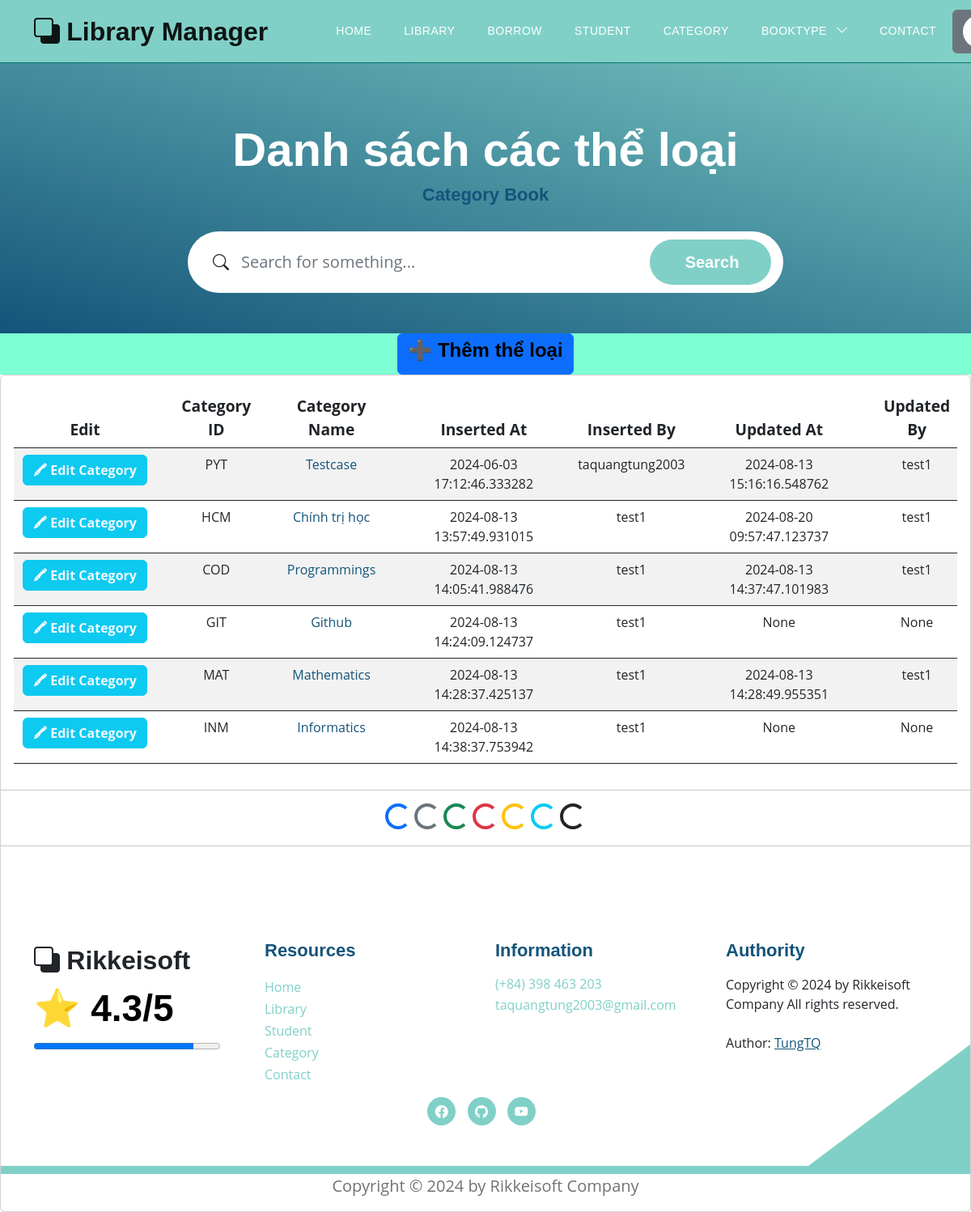
The page /category_books (signed in) on the database its author committed.
### models.py (models this page shows, shortened)
class Category(Base):
    __tablename__ = 'category'
    category_id = Column(String(10), primary_key=True, index=True)
    category_name = Column(String(50), index=True)
    insert_at = Column(DateTime, index=True)
    insert_id = Column(String(30), index=True)
    update_at = Column(DateTime,index=True)
    update_id = Column(String(30), index=True)
    delete_at = Column(DateTime,index=True)
    delete_id = Column(String(30), index=True)
    delete_flag = Column(Integer, index=True)
    category_books = relationship("Book", back_populates="category")

### routers/category.py (the view)
@router.get('/category_books', response_class=HTMLResponse)
async def get_all_category(request: Request, db: Session = Depends(models.get_db)):
    mean_star = function.get_mean_star(db)
    all_category2 = db.query(models.Category).filter(models.Category.delete_flag != 1).all()
    all_category = db.query(models.Category).filter(models.Category.delete_flag != 1).all()
    return templates.TemplateResponse("category/category_list.html", {"request": request,
                                                             "all_category": all_category,
                                                             "mean_star": mean_star,
                                                             "all_category2": all_category2})

### templates/category/category_list.html (shortened to what this page needs)
{% extends "base.html" %}
{% block content %}
<section class="hero-section d-flex justify-content-center align-items-center" id="section_1"
    style="padding-bottom: 50px;">
    <div class="container">
        <div class="row">
            <div class="col-lg-8 col-12 mx-auto">
                <h1 class="text-white text-center"> Danh sách các thể loại </h1>
                <h6 class="text-center"> Category Book </h6>
                <form action="/category_books/search_category" method="get" class="custom-form mt-4 pt-2 mb-lg-0 mb-5"
                    role="search">
                    <div class="input-group input-group-lg">
                        <span class="input-group-text bi-search" id="basic-addon1">
                        </span>
                        <input name="searching" type="search" class="form-control" id="searching"
                            placeholder="Search for something..." aria-label="Search">
                        <button type="submit" class="form-control">Search</button>
                    </div>
                </form>
            </div>
        </div>
    </div>
</section>
{% if request.cookies.get('token') %}
<div style="text-align: center; background-color: aquamarine;">
    <button type="button" class="btn btn-primary">
        <a href="/category_books/create_category" style="color: aliceblue;"> <h5> ➕ Thêm thể loại </h5> </a>
    </button>
</div>
{% endif %}
<div class="card card-table comman-shadow">
    <div class="card-body">
        <div class="table-responsive">
            <div id="DataTables_Table_0_wrapper" class="dataTables_wrapper no-footer">
                <div class="row">
                <table
                    class="table border-0 star-student table-hover table-center mb-0 datatable table-striped dataTable no-footer"
                    id="DataTables_Table_0" aria-describedby="DataTables_Table_0_info">
                    <thead class="student-thread">
                        <tr style="text-align: center; font-size:larger;">
                            {% if request.cookies.get('token') %}
                                <th style="width: 200px;">Edit</th>
                            {% endif %}
                            <th rowspan="1" colspan="1"
                                aria-label="ID: activate to sort column ascending"> Category ID </th>
                            <th rowspan="1" colspan="1"
                                aria-label="Title: activate to sort column ascending">Category Name</th>
                            <th rowspan="1" colspan="1"
                                aria-label="Inserted At: activate to sort column ascending">Inserted At</th>
                            <th rowspan="1" colspan="1"
                                aria-label="Inserted By: activate to sort column ascending">Inserted By</th>
                            <th rowspan="1" colspan="1"
                                aria-label="Updated At: activate to sort column ascending">Updated At</th>
                            <th rowspan="1" colspan="1"
                                aria-label="Updated By: activate to sort column ascending">Updated By</th>
                        </tr>
                    </thead>
                    <tbody>
                        <form action="">
                            {% for category in all_category %}
                            <tr class="{% if loop.index is even %} even {% else %}odd{% endif %}">
                                {% if request.cookies.get('token') %}
                                <td style="text-align: center;">
                                    <button type="button" class="btn btn-info">
                                        <a href="/category_books/update_category?choice_category_id={{category.category_id}}" style="color: aliceblue;"> <b>🖍 Edit Category</b> </a>
                                    </button>
                                </td>
                                {% endif %}
                                <td style="text-align: center;">{{category.category_id}}</td>
                                <td style="text-align: center;"> <a href="#">{{category.category_name}}</a></td>
                                <td style="text-align: center;"> {{category.insert_at}}</td>
                                <td style="text-align: center;"> {{category.insert_id}}</td>
                                <td style="text-align: center;"> {{category.update_at}}</td>
                                <td style="text-align: center;"> {{category.update_id}}</td>
                            </tr>
                        {% endfor %}
                        </form>
                    </tbody>
                </table>
            </div>
        </div>
    </div>
</div>
<hr>
<div style="text-align: center;">
    <div class="spinner-border text-primary" role="status">
    </div>
    <div class="spinner-border text-secondary" role="status">
    </div>
    <div class="spinner-border text-success" role="status">
    </div>
    <div class="spinner-border text-danger" role="status">
    </div>
    <div class="spinner-border text-warning" role="status">
    </div>
    <div class="spinner-border text-info" role="status">
    </div>
    <div class="spinner-border text-dark" role="status">
    </div>
</div>
<hr>
{% endblock content %}

### static/css/templatemo-topic-listing.css (style rules this page uses)
:root { --white-color: #ffffff; --primary-color: #13547a; --secondary-color: #80d0c7; --section-bg-color: #f0f8ff; --custom-btn-bg-color: #80d0c7; --custom-btn-bg-hover-color: #13547a; --dark-color: #000000; --p-color: #717275; --border-color: #7fffd4; --link-hover-color: #13547a; --body-font-family: 'Open Sans', sans-serif; --title-font-family: 'Montserrat', sans-serif; --h1-font-size: 58px; --h2-font-size: 46px; --h3-font-size: 32px; --h4-font-size: 28px; --h5-font-size: 24px; --h6-font-size: 22px; --p-font-size: 20px; --menu-font-size: 14px; --btn-font-size: 18px; --copyright-font-size: 16px; --border-radius-large: 100px; --border-radius-medium: 20px; --border-radius-small: 10px; --font-weight-normal: 400; --font-weight-medium: 500; --font-weight-semibold: 600; --font-weight-bold: 700; }
body { background-color: var(--white-color); font-family: var(--body-font-family); }
h2, h3, h4, h5, h6 { color: var(--dark-color); }
h1, h2, h3, h4, h5, h6 { font-family: var(--title-font-family); font-weight: var(--font-weight-semibold); }
h1 { font-size: var(--h1-font-size); font-weight: var(--font-weight-bold); }
h5 { font-size: var(--h5-font-size); }
h6 { color: var(--primary-color); font-size: var(--h6-font-size); }
a, button { touch-action: manipulation; transition: all 0.3s; }
a { display: inline-block; color: var(--primary-color); text-decoration: none; }
b, strong { font-weight: var(--font-weight-bold); }
.hero-section { background-image: linear-gradient(15deg, #13547a 0%, #80d0c7 100%); position: relative; overflow: hidden; padding-top: 150px; padding-bottom: 150px; }
.hero-section .input-group { background-color: var(--white-color); border-radius: var(--border-radius-large); padding: 10px 15px; }
.hero-section .input-group-text { background-color: transparent; border: 0; }
.hero-section input[type="search"] { border: 0; box-shadow: none; margin-bottom: 0; padding-left: 0; }
.hero-section button[type="submit"] { background-color: var(--primary-color); border: 0; border-radius: var(--border-radius-large) !important; color: var(--white-color); max-width: 150px; }
.custom-form .form-control { border-radius: var(--border-radius-large); color: var(--p-color); margin-bottom: 24px; padding-top: 13px; padding-bottom: 13px; padding-left: 20px; outline: none; }
.custom-form button[type="submit"] { background: var(--custom-btn-bg-color); border: none; border-radius: var(--border-radius-large); color: var(--white-color); font-family: var(--title-font-family); font-size: var(--p-font-size); font-weight: var(--font-weight-semibold); transition: all 0.3s; margin-bottom: 0; }

### rows shown on the page
Category: category_id "PYT", category_name "Testcase", insert_at "2024-06-03 17:12:46.333282", insert_id "taquangtung2003", update_at "2024-08-13 15:16:16.548762", update_id "test1"
Category: category_id "HCM", category_name "Chính trị học", insert_at "2024-08-13 13:57:49.931015", insert_id "test1", update_at "2024-08-20 09:57:47.123737", update_id "test1"
Category: category_id "COD", category_name "Programmings", insert_at "2024-08-13 14:05:41.988476", insert_id "test1", update_at "2024-08-13 14:37:47.101983", update_id "test1"
Category: category_id "GIT", category_name "Github", insert_at "2024-08-13 14:24:09.124737", insert_id "test1", update_at "None", update_id "None"
Category: category_id "MAT", category_name "Mathematics", insert_at "2024-08-13 14:28:37.425137", insert_id "test1", update_at "2024-08-13 14:28:49.955351", update_id "test1"
Category: category_id "INM", category_name "Informatics", insert_at "2024-08-13 14:38:37.753942", insert_id "test1", update_at "None", update_id "None"

### other values the page prints
{{ mean_star }} "4.3"
